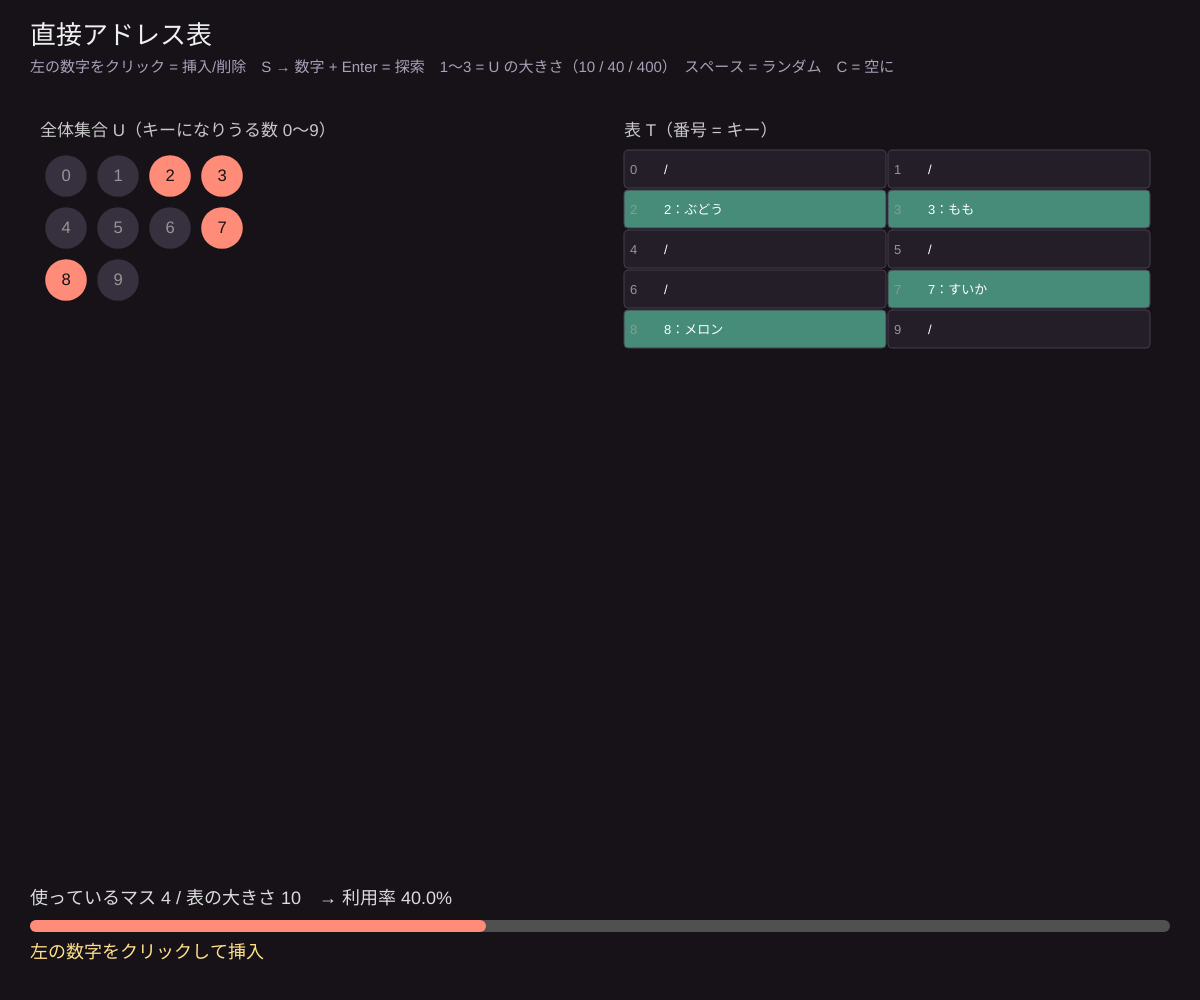
Frame 1 (no input)
Frame 60 (no input): identical to frame 1, image omitted
Frame 120 (the mouse pressed at the canvas centre since frame 60): identical to frame 1, image omitted

The p5.js sketch that drew this single still picture (run headless with seeded random() and noise() and a simulated clock; from frame 60 on, the mouse is pressed at the canvas centre):

// p5.js sketch
// ── sketch.js
// ============================================
// 04 直接アドレス表
// キー k をそのまま配列の番号として使う：T[k] に入れる。探索・挿入・削除がすべて O(1)
// でも、キーがとりうる範囲（全体集合 U）が大きいと、ほとんど空のムダな表になる → ハッシュ表へ
// 操作：左の数字をクリック = 挿入/削除 / S → 数字 + Enter = 探索 / 1〜3 = U の大きさ / スペース = ランダム / C = 空にする
// ============================================

let sizes = [10, 40, 400];   // ★ 1〜3 キーで選べる全体集合 U の大きさ
let names = ['りんご', 'みかん', 'ぶどう', 'もも', 'なし', 'かき', 'いちご', 'すいか', 'メロン', 'レモン', 'キウイ', 'バナナ'];
let U = 10;
let T = [];                  // 表：T[k] = { key, data } または null
let searching = false;
let buf = '', msg = '左の数字をクリックして挿入', look = -1, lookT = 0;

function setup() {
  createCanvas(windowWidth, windowHeight);
  resetU(10);
}
function resetU(u) {
  U = u; T = new Array(U).fill(null);
  for (let i = 0; i < min(5, U); i++) directInsert(floor(random(U)));
}

// ---------- 3 つの操作（探索・挿入・削除）----------
function directSearch(k) { return T[k]; }
function directInsert(k) { T[k] = { key: k, data: names[k % names.length] }; }
function directDelete(k) { T[k] = null; }

function used() { return T.filter((x) => x).length; }

function draw() {
  background(22, 18, 24);
  if (lookT > 0) lookT--;
  noStroke(); fill(240); textAlign(LEFT, TOP); textSize(26);
  text('直接アドレス表', 30, 24);
  fill(170, 160, 185); textSize(15);
  text('左の数字をクリック = 挿入/削除　S → 数字 + Enter = 探索　1〜3 = U の大きさ（10 / 40 / 400）　スペース = ランダム　C = 空に', 30, 60);
  if (searching) { fill(255); textSize(18); text('探索：' + buf + '｜', 30, 88); }

  // 左：全体集合 U（とりうるキーすべて）
  let cols = ceil(sqrt(U * 1.2)), cell = min(52, (width * 0.4) / cols, (height - 300) / ceil(U / cols));
  let x0 = 40, y0 = 150;
  fill(200); textSize(17); textAlign(LEFT, BOTTOM);
  text(`全体集合 U（キーになりうる数 0〜${U - 1}）`, x0, y0 - 10);
  for (let k = 0; k < U; k++) {
    let x = x0 + (k % cols) * cell, y = y0 + floor(k / cols) * cell;
    let on = T[k] !== null;
    noStroke(); fill(on ? color(255, 140, 120) : color(55, 48, 62));
    circle(x + cell / 2, y + cell / 2, cell * 0.8);
    if (cell > 16) { fill(on ? 20 : 150); textAlign(CENTER, CENTER); textSize(cell * 0.32); text(k, x + cell / 2, y + cell / 2); }
  }

  // 右：表 T
  let tx = width * 0.52, tw = width * 0.44;
  let tcols = U <= 40 ? 2 : 20, rowsN = ceil(U / tcols);
  let rh = min(40, (height - 260) / rowsN), cw = tw / tcols;
  fill(200); textAlign(LEFT, BOTTOM); textSize(17);
  text('表 T（番号 = キー）', tx, y0 - 10);
  for (let k = 0; k < U; k++) {
    let x = tx + (k % tcols) * cw, y = y0 + floor(k / tcols) * rh;
    stroke(70, 60, 80); strokeWeight(1);
    fill(T[k] ? color(70, 140, 120) : color(35, 30, 40));
    if (k === look && lookT > 0) fill(255, 214, 90);
    rect(x, y, cw - 2, rh - 2, 4);
    if (rh > 18 && cw > 60) {
      noStroke(); fill(150); textAlign(LEFT, CENTER); textSize(min(13, rh * 0.4));
      text(k, x + 6, y + rh / 2);
      fill(255); text(T[k] ? `${T[k].key}：${T[k].data}` : '/', x + 40, y + rh / 2);
    }
  }

  // メモリのムダ
  let u = used();
  fill(220); textAlign(LEFT, TOP); textSize(18); noStroke();
  text(`使っているマス ${u} / 表の大きさ ${U}　→ 利用率 ${nf((100 * u) / U, 1, 1)}%`, 30, height - 110);
  fill(80); rect(30, height - 80, width - 60, 12, 6);
  fill(255, 140, 120); rect(30, height - 80, ((width - 60) * u) / U, 12, 6);
  fill(255, 225, 140); textSize(18);
  text(msg, 30, height - 56);
}

function mousePressed() {
  let cols = ceil(sqrt(U * 1.2)), cell = min(52, (width * 0.4) / cols, (height - 300) / ceil(U / cols));
  let c = floor((mouseX - 40) / cell), r = floor((mouseY - 150) / cell);
  if (c < 0 || c >= cols || r < 0) return;
  let k = r * cols + c;
  if (k >= U) return;
  if (T[k]) { directDelete(k); msg = `DELETE(${k})：T[${k}] = NIL にするだけ。O(1)`; }
  else { directInsert(k); msg = `INSERT(${k})：T[${k}] に入れるだけ。O(1)`; }
  look = k; lookT = 40;
}
function keyPressed() {
  if (searching) {
    if (key >= '0' && key <= '9' && buf.length < 3) buf += key;
    if (key === BACKSPACE) buf = buf.slice(0, -1);
    if (key === ENTER) {
      searching = false;
      if (buf === '') return;
      let k = int(buf); buf = '';
      if (k >= U) { msg = `${k} は全体集合 U の外です`; return; }
      look = k; lookT = 60;
      msg = T[k] ? `SEARCH(${k})：T[${k}] を見るだけで「${T[k].data}」が見つかった` : `SEARCH(${k})：T[${k}] は空 → ない`;
    }
    return;
  }
  let k = key.toLowerCase();
  if (key >= '1' && key <= '3') { resetU(sizes[int(key) - 1]); msg = `U = ${U}`; }
  if (k === 's') { searching = true; buf = ''; msg = '探すキーを打って Enter'; }
  if (k === 'c') { T = new Array(U).fill(null); msg = '空にしました'; }
  if (key === ' ') { directInsert(floor(random(U))); msg = 'ランダムに挿入'; }
}
function windowResized() { resizeCanvas(windowWidth, windowHeight); }

// ---------- やってみよう ----------
// 1. U = 400 にすると、5 個しか入っていないのに 400 マス必要。電話番号（10^10 通り）だったら？
// 2. 同じキーが 2 回来たら上書きされる。直接アドレス表は「キーがすべて違う」ことが前提
// 3. この問題を解くのが次の 05 ハッシュ表：大きな U を小さな m マスに「折りたたむ」
